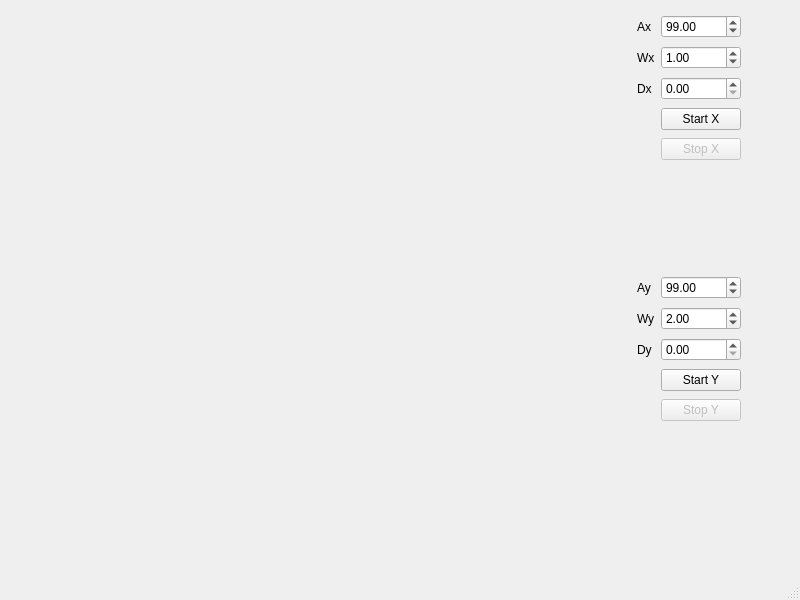
<?xml version="1.0" encoding="UTF-8"?>
<ui version="4.0">
 <class>MainWindow</class>
 <widget class="QMainWindow" name="MainWindow">
  <property name="geometry">
   <rect>
    <x>0</x>
    <y>0</y>
    <width>800</width>
    <height>600</height>
   </rect>
  </property>
  <property name="windowTitle">
   <string>MainWindow</string>
  </property>
  <widget class="QWidget" name="centralwidget">
   <widget class="QWidget" name="formLayoutWidget">
    <property name="geometry">
     <rect>
      <x>630</x>
      <y>10</y>
      <width>160</width>
      <height>314</height>
     </rect>
    </property>
    <layout class="QFormLayout" name="formLayout">
     <property name="sizeConstraint">
      <enum>QLayout::SetFixedSize</enum>
     </property>
     <property name="horizontalSpacing">
      <number>6</number>
     </property>
     <property name="verticalSpacing">
      <number>8</number>
     </property>
     <property name="leftMargin">
      <number>7</number>
     </property>
     <property name="topMargin">
      <number>5</number>
     </property>
     <item row="0" column="0">
      <widget class="QLabel" name="label_Ax">
       <property name="text">
        <string>Ax</string>
       </property>
      </widget>
     </item>
     <item row="0" column="1">
      <widget class="QDoubleSpinBox" name="doubleSpinBox_Ax">
       <property name="value">
        <double>99.000000000000000</double>
       </property>
      </widget>
     </item>
     <item row="1" column="0">
      <widget class="QLabel" name="label_Wx">
       <property name="text">
        <string>Wx</string>
       </property>
      </widget>
     </item>
     <item row="1" column="1">
      <widget class="QDoubleSpinBox" name="doubleSpinBox_Wx">
       <property name="value">
        <double>1.000000000000000</double>
       </property>
      </widget>
     </item>
     <item row="2" column="0">
      <widget class="QLabel" name="label_Dx">
       <property name="text">
        <string>Dx</string>
       </property>
      </widget>
     </item>
     <item row="2" column="1">
      <widget class="QDoubleSpinBox" name="doubleSpinBox_Dx"/>
     </item>
     <item row="3" column="1">
      <widget class="QPushButton" name="pushButton_startX">
       <property name="text">
        <string>Start X</string>
       </property>
      </widget>
     </item>
     <item row="4" column="1">
      <widget class="QPushButton" name="pushButton_stopX">
       <property name="enabled">
        <bool>false</bool>
       </property>
       <property name="text">
        <string>Stop X</string>
       </property>
      </widget>
     </item>
     <item row="5" column="1">
      <spacer name="verticalSpacer">
       <property name="orientation">
        <enum>Qt::Vertical</enum>
       </property>
       <property name="sizeHint" stdset="0">
        <size>
         <width>11</width>
         <height>100</height>
        </size>
       </property>
      </spacer>
     </item>
     <item row="6" column="0">
      <widget class="QLabel" name="label_Ay">
       <property name="text">
        <string>Ay</string>
       </property>
      </widget>
     </item>
     <item row="6" column="1">
      <widget class="QDoubleSpinBox" name="doubleSpinBox_Ay">
       <property name="value">
        <double>99.000000000000000</double>
       </property>
      </widget>
     </item>
     <item row="7" column="0">
      <widget class="QLabel" name="label_Wy">
       <property name="text">
        <string>Wy</string>
       </property>
      </widget>
     </item>
     <item row="7" column="1">
      <widget class="QDoubleSpinBox" name="doubleSpinBox_Wy">
       <property name="value">
        <double>2.000000000000000</double>
       </property>
      </widget>
     </item>
     <item row="8" column="0">
      <widget class="QLabel" name="label_Dy">
       <property name="text">
        <string>Dy</string>
       </property>
      </widget>
     </item>
     <item row="8" column="1">
      <widget class="QDoubleSpinBox" name="doubleSpinBox_Dy"/>
     </item>
     <item row="9" column="1">
      <widget class="QPushButton" name="pushButton_startY">
       <property name="text">
        <string>Start Y</string>
       </property>
      </widget>
     </item>
     <item row="10" column="1">
      <widget class="QPushButton" name="pushButton_stopY">
       <property name="enabled">
        <bool>false</bool>
       </property>
       <property name="text">
        <string>Stop Y</string>
       </property>
      </widget>
     </item>
    </layout>
   </widget>
  </widget>
  <widget class="QMenuBar" name="menubar">
   <property name="geometry">
    <rect>
     <x>0</x>
     <y>0</y>
     <width>800</width>
     <height>22</height>
    </rect>
   </property>
  </widget>
  <widget class="QStatusBar" name="statusbar"/>
 </widget>
 <resources/>
 <connections/>
</ui>
